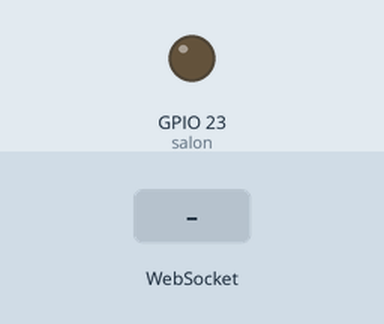
The sketch below on a simulated ESP32. Parts: output pins drawn as LEDs (lit = HIGH). The inputs (shaded band) are chosen by the test bench. WiFi joins after 1.5 s; servers stay silent unless stated; what the sketch prints to the serial monitor is not drawn.

Above: at 3.2 s.
3.3 s: WebSocket text "led_on" received
At 4.3 s:
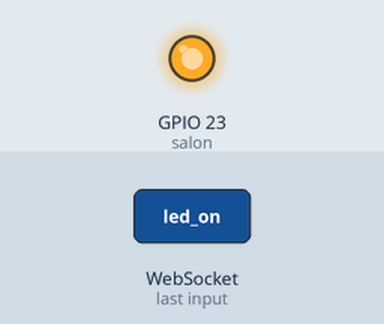
4.8 s: WebSocket text "led_off" received
At 5.3 s:
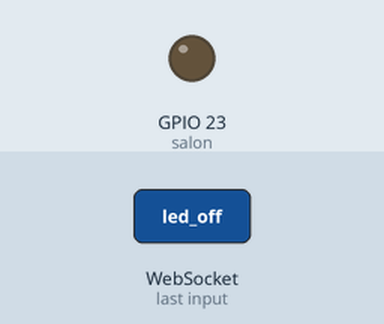
Timing chart, 0 to 7.8 s (numbered marks = the images above; inputs shaded):
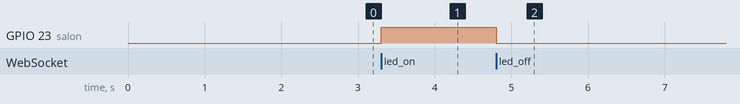

The sketch:

SmartESP32.ino
```cpp
#include "SmartESP32Utils.h"


// ------ Connexion WiFi --------
const char* ssid = "N4";
const char* password = "00000000";

// ------ Variables globales ------
AsyncWebServer server(80);
String lastCommand = "";
AutoUpdatePayload payload;
unsigned long lastUpdateTime = 0;
const unsigned long updateInterval = 500;

// ------- Déclaration des pins --------
// Choisis un GPIO dispo pour la LED, par exemple GPIO 23
int salon = 23;

void setup() {
  Serial.begin(115200);
  connectToWiFi(ssid, password);
  setupWebSocket(server, &lastCommand);

  pinMode(salon, OUTPUT);
}

void loop() {
  Smartcommande();
  Autoupdate();
}

void Smartcommande() {
  if (!lastCommand.isEmpty()) {
    if (lastCommand == "led_on") {
      digitalWrite(salon, HIGH);
      payload.bulb1 = "true";
      Serial.println("salon est ok");

    } else if (lastCommand == "led_off") {
      digitalWrite(salon, LOW);
      payload.bulb1 = "false";
      Serial.println("salon est off");

    } else {
      Serial.println("notification");
      payload.notif = "okok la led recoi une commande inconnue";
    }

    lastCommand = "";
    sendAutoUpdate(payload);
    payload.notif = "false";
  }
}

void Autoupdate() {
  if (millis() - lastUpdateTime > updateInterval) {
    payload.ecran1 = String(millis());
    sendAutoUpdate(payload);
    lastUpdateTime = millis();
  }
}
```

SmartESP32Utils.h
```cpp
#ifndef SMART_ESP32_UTILS_H
#define SMART_ESP32_UTILS_H

#include <WiFi.h>
#include <AsyncTCP.h>
#include <ESPAsyncWebServer.h>
#include <ArduinoJson.h>

/* ----------- WebSocket Global ----------- */
AsyncWebSocket ws("/ws");

/* ----------- Structure de données ----------- */
struct AutoUpdatePayload {
  String ecran1 = "";
  String ecran2 = "";
  String ecran3 = "";
  String ecran4 = "";
  float indicateur1 = 0.0;
  float indicateur2 = 0.0;
  float indicateur3 = 0.0;
  float indicateur4 = 0.0;
  String bulb1 = "";
  String bulb2 = "";
  String bulb3 = "";
  String bulb4 = "";
  String notif = "false";
  String ia = "false";
  String statusMessage = "";
};

/* ----------- Connexion Wi-Fi ----------- */
void connectToWiFi(const char* ssid, const char* password) {
  WiFi.begin(ssid, password);
  Serial.print("Connexion au WiFi ..");
  while (WiFi.status() != WL_CONNECTED) {
    Serial.print('.');
    delay(1000);
  }
  Serial.println(WiFi.localIP());
}

/* ----------- Événement WebSocket ----------- */
void onWebSocketEvent(
  AsyncWebSocket* server,
  AsyncWebSocketClient* client,
  AwsEventType type,
  void* arg,
  uint8_t* data,
  size_t len,
  String* lastCommandPtr
) {
  switch (type) {
    case WS_EVT_CONNECT:
      Serial.printf("Client WebSocket #%u connecté depuis %s\n", client->id(), client->remoteIP().toString().c_str());
      break;
    case WS_EVT_DISCONNECT:
      Serial.printf("Client WebSocket #%u déconnecté\n", client->id());
      break;
    case WS_EVT_DATA:
      AwsFrameInfo* info = (AwsFrameInfo*)arg;
      if (info->final && info->index == 0 && info->len == len && info->opcode == WS_TEXT) {
        data[len] = 0;
        *lastCommandPtr = (char*)data;
        Serial.printf("Commande reçue : %s\n", (char*)data);
      }
      break;
  }
}

/* ----------- Initialisation WebSocket ----------- */
void setupWebSocket(AsyncWebServer& server, String* lastCommandPtr) {
  ws.onEvent([lastCommandPtr](AsyncWebSocket* server, AsyncWebSocketClient* client, AwsEventType type, void* arg, uint8_t* data, size_t len) {
    onWebSocketEvent(server, client, type, arg, data, len, lastCommandPtr);
  });
  server.addHandler(&ws);
  server.begin();
}

/* ----------- Fonction d’envoi Auto-Update ----------- */
void sendAutoUpdate(const AutoUpdatePayload& payload) {
  StaticJsonDocument<512> doc;

  doc["Ecran1"] = payload.ecran1.isEmpty() ? String(millis()) : payload.ecran1;
  doc["Ecran2"] = payload.ecran2;
  doc["Ecran3"] = payload.ecran3;
  doc["Ecran4"] = payload.ecran4;

  doc["Indicateur1"] = payload.indicateur1;
  doc["Indicateur2"] = payload.indicateur2;
  doc["Indicateur3"] = payload.indicateur3;
  doc["Indicateur4"] = payload.indicateur4;

  doc["Bulb1"] = payload.bulb1;
  doc["Bulb2"] = payload.bulb2;
  doc["Bulb3"] = payload.bulb3;
  doc["Bulb4"] = payload.bulb4;

  doc["notif"] = payload.notif;
  doc["AI"] = payload.ia;
  doc["message"] = payload.statusMessage;

  // Infos système fixes
  doc["status"] = "auto-update";
  doc["Wifi"] = WiFi.SSID();
  doc["ip_address"] = WiFi.localIP().toString();
  doc["mac_address"] = WiFi.macAddress();
  doc["signal_strength"] = WiFi.RSSI();
  doc["gateway_ip"] = WiFi.gatewayIP().toString();
  doc["free_memory"] = ESP.getFreeHeap();
  doc["flash_memory"] = ESP.getFlashChipSize();

  String output;
  serializeJson(doc, output);
  ws.textAll(output);
  Serial.println("🔄 Mise à jour envoyée via AutoUpdatePayload");
}

#endif
```

Measured:
- after the input at 3.3 s, GPIO 23 (salon): LOW → HIGH at once
- after the input at 4.8 s, GPIO 23 (salon): HIGH → LOW at once
